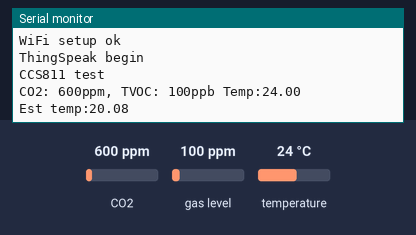
Simulated run of this sketch. Board: ESP32. Parts: the last lines printed to the serial monitor. The test bench sets the inputs (shaded band); at power-on: CO2 600 ppm, gas level 100 ppm, temperature 24 °C. WiFi joins after 1.5 s; servers stay silent unless stated.

Above: at 6.0 s.
6.1 s: CO2 set to 452 ppm
11.2 s: gas level set to 20 ppm
At 16.0 s:
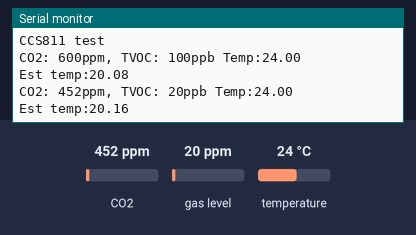
16.3 s: temperature set to 12 °C
At 26.3 s:
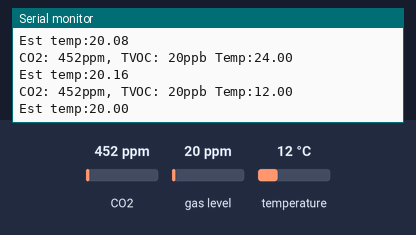

The sketch:

pollution.ino
```cpp
#include "Adafruit_CCS811.h"
#include <Wire.h>  // driver I2C
#include "WiFi.h"
#include "ThingSpeak.h"

Adafruit_CCS811 ccs;

// Connection à un réseau précis
char ssid[] = "OnePlus 8T"; // your network SSID (name)
char pass[] = "floflo8t"; // your network passw

// Thingspeak
unsigned long myChannelNumber = 1;
const char * myWriteAPIKey="NTQY5AKGV1X76854" ; //API Key
WiFiClient client;


void setup()
{

  //Setup WiFi

  Serial.begin(9600);
  WiFi.disconnect(true); // effacer de l’EEPROM WiFi credentials

  delay(1000);
  WiFi.begin(ssid, pass);
  delay(1000);

  while (WiFi.status() != WL_CONNECTED) {
    delay(500);
    Serial.print(".");
  }
  IPAddress ip = WiFi.localIP();
  Serial.print("IP Address: ");
  Serial.println(ip);
  Serial.println("WiFi setup ok");

  delay(1000);
  ThingSpeak.begin(client); // connexion (TCP) du client au serveur
  delay(1000);

  Serial.println("ThingSpeak begin");

  delay(100);
  Wire.begin();
  Serial.begin(9600);


  //Setup Sensor

  Serial.begin(9600);
  delay(200);
  Serial.println("CCS811 test");
  if (!ccs.begin()) {
    Serial.println("Failed to start sensor! Please check your wiring.");
    while (1);
  }
  //calibrate temperature sensor
  while (!ccs.available());
  float temp = ccs.calculateTemperature();
  ccs.setTempOffset(temp - 25.0);
}

float etemp=20.0;
int co2,tvoc; char dbuff[24];

void loop() {
  if (ccs.available()) {
    float temp = ccs.calculateTemperature();
    if (!ccs.readData()) {
      Serial.print("CO2: ");
      co2 = ccs.geteCO2();
      Serial.print(co2);
      tvoc = ccs.getTVOC();
      Serial.print("ppm, TVOC: ");
      Serial.print(tvoc);
      Serial.print("ppb Temp:");
      etemp = 0.02 * temp + 0.98 * etemp;
      Serial.println(temp);
      Serial.print("Est temp:"); Serial.println(etemp);


      ThingSpeak.setField(4, co2);
      ThingSpeak.setField(5, tvoc);


      // Envoie des données
      ThingSpeak.writeFields(myChannelNumber, myWriteAPIKey);
      delay(10000);


    }
    else {
      Serial.println("ERROR!");
      delay(5000);
    }
  }
}
```

Measured:
- after the input at 11.2 s, the serial monitor: prints a new line after 3.9 s (image 1)
- after the input at 16.3 s, the serial monitor: prints a new line after 9.1 s (image 2)
